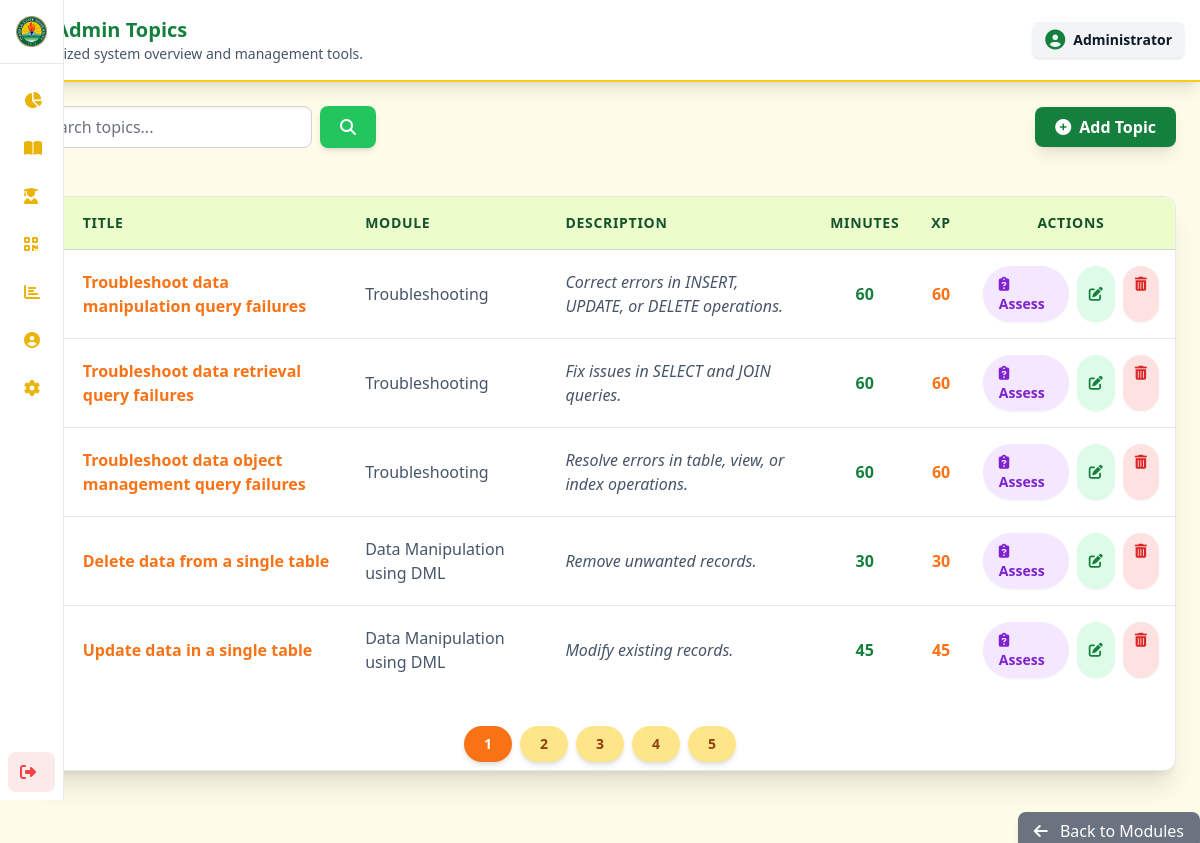
/Admin/topics.php, run on the app's committed database.
### tables this page shows
CREATE TABLE `topics` (
  `id` int(11) NOT NULL AUTO_INCREMENT,
  `title` varchar(255) NOT NULL,
  `description` text NOT NULL,
  `content` text NOT NULL,
  `module_id` int(11) NOT NULL,
  `estimated_minute` int(11) NOT NULL,
  `total_exp` int(11) NOT NULL,
  `content_type` enum('text','image','video','code','quiz') DEFAULT 'text',
  PRIMARY KEY (`id`),
  KEY `topics_ibfk_1` (`module_id`),
  CONSTRAINT `topics_ibfk_1` FOREIGN KEY (`module_id`) REFERENCES `modules` (`id`) ON DELETE CASCADE
);

CREATE TABLE `modules` (
  `id` int(11) NOT NULL AUTO_INCREMENT,
  `title` varchar(255) NOT NULL,
  `description` text DEFAULT NULL,
  `course_id` int(11) DEFAULT NULL,
  `required_score` int(11) DEFAULT NULL,
  PRIMARY KEY (`id`),
  KEY `course_id` (`course_id`),
  CONSTRAINT `modules_ibfk_1` FOREIGN KEY (`course_id`) REFERENCES `courses` (`id`) ON DELETE CASCADE
);

### Admin/topics.php (the view, shortened to what this page needs)
<?php
require __DIR__ . '/../config.php';
$limit = 5;
$page = isset($_GET['page']) ? max(1, (int)$_GET['page']) : 1;
$search = isset($_GET['search']) ? trim($_GET['search']) : '';
$offset = ($page - 1) * $limit;
$module_id = isset($_GET['module_id']) ? (int)$_GET['module_id'] : 0;
$count_sql = "SELECT COUNT(*) AS total FROM topics t
			  LEFT JOIN modules m ON t.module_id = m.id";
$params = [];
$stmt = $conn->prepare($count_sql);
$stmt->execute($params);
$total_topics = $stmt->fetch(PDO::FETCH_ASSOC)['total'];
$total_pages = ceil($total_topics / $limit);
$topics_sql = "SELECT t.*, m.title AS module_title
			   FROM topics t
			   LEFT JOIN modules m ON t.module_id = m.id";
$topics_sql .= " ORDER BY t.id DESC LIMIT :offset, :limit";
$stmt = $conn->prepare($topics_sql);
$stmt->bindValue(':offset', $offset, PDO::PARAM_INT);
$stmt->bindValue(':limit', $limit, PDO::PARAM_INT);
$stmt->execute();
$topics_result = $stmt->fetchAll(PDO::FETCH_ASSOC);
?>
<!DOCTYPE html>
<html lang="en">
<head>
<link rel="stylesheet" href="../output.css">
<link rel="stylesheet" href="https://cdnjs.cloudflare.com/ajax/libs/font-awesome/6.4.0/css/all.min.css"/>
</head>
<body class="bg-[var(--color-main-bg)] min-h-screen flex text-[var(--color-text)]">
<?php include __DIR__ . '/sidebar.php'; ?>
<div class="flex-1 flex flex-col overflow-y-auto">
	<?php include 'header.php';
	?>
	<div class="flex flex-col sm:flex-row justify-between items-center m-6 gap-3">
		<form method="GET" class="flex w-full sm:w-auto gap-2">
			<input
				type="text"
				name="search"
				value="<?= htmlspecialchars($search); ?>"
				placeholder="Search topics..."
				class="w-full sm:w-72 px-4 py-2 border rounded-lg shadow-inner input-themed focus:ring-[var(--color-heading)] focus:ring-2 transition placeholder-[var(--color-input-placeholder)]"
			>
			<button
				type="submit"
				class="px-5 py-2 bg-[var(--color-button-primary)] text-white font-bold rounded-lg shadow-md hover:bg-[var(--color-button-primary-hover)] active:scale-95 transition"
			>
				<i class="fas fa-search"></i>
			</button>
		</form>
		<button
			id="openAddTopic"
			class="flex items-center gap-2 px-5 py-2 w-full sm:w-auto bg-[var(--color-heading)] text-white font-bold rounded-lg shadow-lg hover:bg-[var(--color-button-primary-hover)] transition transform hover:scale-[1.02]"
		>
			<i class="fas fa-plus-circle"></i> Add Topic
		</button>
	</div>
	<div class="card-bg pb-2 rounded-xl shadow-xl border border-[var(--color-card-border)] m-6 overflow-hidden fade-slide">
		<div class="overflow-x-auto">
			<table class="w-full text-left border-collapse">
				<thead>
					<tr class="bg-[var(--color-card-section-bg)] text-[var(--color-text-on-section)] text-sm uppercase tracking-wider border-b border-[var(--color-card-section-border)]">
						<th class="p-4 rounded-tl-xl font-bold">#</th>
						<th class="p-4 font-bold">Title</th>
						<th class="p-4 font-bold">Module</th>
						<th class="p-4 font-bold">Description</th>
						<th class="p-4 font-bold text-center">Minutes</th>
						<th class="p-4 font-bold text-center">XP</th>
						<th class="p-4 rounded-tr-xl font-bold text-center">Actions</th>
					</tr>
				</thead>
				<tbody class="divide-y divide-[var(--color-card-border)]">
					<?php if (!empty($topics_result)): ?>
						<?php $i = $offset + 1; foreach ($topics_result as $row): ?>
							<tr class="hover:bg-yellow-50/10 transition duration-150">
								<td class="p-4 text-[var(--color-text-secondary)]"><?= $i++; ?></td>
								<td class="p-4 font-semibold text-[var(--color-heading-secondary)]"><?= htmlspecialchars($row['title']); ?></td>
								<td class="p-4 text-[var(--color-text-secondary)]"><?= htmlspecialchars($row['module_title']); ?></td>
								<td class="p-4 text-[var(--color-text-secondary)] italic">
									<?= htmlspecialchars(substr($row['description'], 0, 60)); ?><?= strlen($row['description']) > 60 ? '...' : ''; ?>
								</td>
								<td class="p-4 text-center text-[var(--color-heading)] font-bold"><?= $row['estimated_minute']; ?></td>
								<td class="p-4 text-center text-[var(--color-heading-secondary)] font-bold"><?= $row['total_exp']; ?></td>
								<td class="p-4 flex justify-center gap-2">
									<a href="assessment.php?topic_id=<?= $row['id']; ?>&module_id=<?= $row['module_id']; ?>"
										class="px-4 py-2 text-sm font-semibold bg-purple-100 text-purple-700 rounded-full hover:bg-purple-200 transition shadow-sm" title="Manage Assessments">
										<i class="fas fa-clipboard-question mr-1"></i> Assess
									</a>
									<button
										class="px-3 py-2 text-sm font-medium bg-green-100 text-green-700 rounded-full hover:bg-green-200 transition shadow-sm editTopicBtn"
										data-id="<?= $row['id']; ?>"
										data-title="<?= htmlspecialchars($row['title']); ?>"
										data-description="<?= htmlspecialchars($row['description']); ?>"
										data-content="<?= htmlspecialchars($row['content']); ?>"
										data-module="<?= $row['module_id']; ?>"
										data-minute="<?= $row['estimated_minute']; ?>"
										data-exp="<?= $row['total_exp']; ?>" title="Edit Topic">
										<i class="fas fa-edit"></i>
									</button>
									<a href="topics_code.php?action=delete&id=<?= $row['id']; ?>&module_id=<?= $row['module_id']; ?>"
										onclick="return confirm('Are you sure you want to delete this topic?');"
										class="px-3 py-2 text-sm font-medium bg-red-100 text-red-600 rounded-full hover:bg-red-200 transition shadow-sm" title="Delete Topic">
										<i class="fas fa-trash-alt"></i>
									</a>
								</td>
							</tr>
						<?php endforeach; ?>
					<?php else: ?>
						<tr>
							<td colspan="7" class="p-6 text-center text-[var(--color-text-secondary)] font-medium"><i class="fas fa-exclamation-circle mr-2"></i> No topics found.</td>
						</tr>
					<?php endif; ?>
				</tbody>
			</table>
		</div>
		<?php if ($total_pages > 1): ?>
			<div class="mt-8 flex justify-center flex-wrap gap-2">
				<?php for($p=1; $p<=$total_pages; $p++): ?>
					<a href="?page=<?= $p; ?>&search=<?= urlencode($search); ?>&module_id=<?= $module_id; ?>"
						class="px-5 py-2 rounded-full text-sm font-semibold shadow-md transition transform hover:scale-105
						<?= $p==$page
							? 'bg-[var(--color-heading-secondary)] text-white'
							: 'bg-[var(--color-button-secondary)] text-[var(--color-button-secondary-text)] hover:bg-yellow-200'; ?>">
						<?= $p; ?>
					</a>
				<?php endfor; ?>
			</div>
		<?php endif; ?>
	</div>
	<div class="mt-6 text-right">
		<a href="module.php"
			class="bg-gray-500 text-white px-4 py-2 rounded-lg hover:bg-gray-600 transition font-medium shadow-md">
			<i class="fas fa-arrow-left mr-2"></i> Back to Modules
		</a>
	</div>
	</body>
</html>

### Admin/topics.php (style rules this page uses)
.card-bg { background-color: var(--color-card-bg); border: 1px solid var(--color-card-border); }
.input-themed { background-color: var(--color-input-bg); border: 1px solid var(--color-input-border); color: var(--color-input-text); box-shadow: inset 0 1px 3px rgba(0,0,0,0.06); }
.fade-slide { opacity: 0; transform: translateY(20px); transition: opacity .8s ease, transform .8s ease; }
.fade-slide.show { opacity: 1; transform: translateY(0); }

### data on the page
topics: title "Troubleshoot data manipulation query failures", module.title "Troubleshooting", description "Correct errors in INSERT, UPDATE, or DELETE operations.", estimated_minute "60", total_exp "60"
topics: title "Troubleshoot data retrieval query failures", module.title "Troubleshooting", description "Fix issues in SELECT and JOIN queries.", estimated_minute "60", total_exp "60"
topics: title "Troubleshoot data object management query failures", module.title "Troubleshooting", description "Resolve errors in table, view, or index operations.", estimated_minute "60", total_exp "60"
topics: title "Delete data from a single table", module.title "Data Manipulation using DML", description "Remove unwanted records.", estimated_minute "30", total_exp "30"
topics: title "Update data in a single table", module.title "Data Manipulation using DML", description "Modify existing records.", estimated_minute "45", total_exp "45"

### other printed values
$title "ISU Admin Topics"
